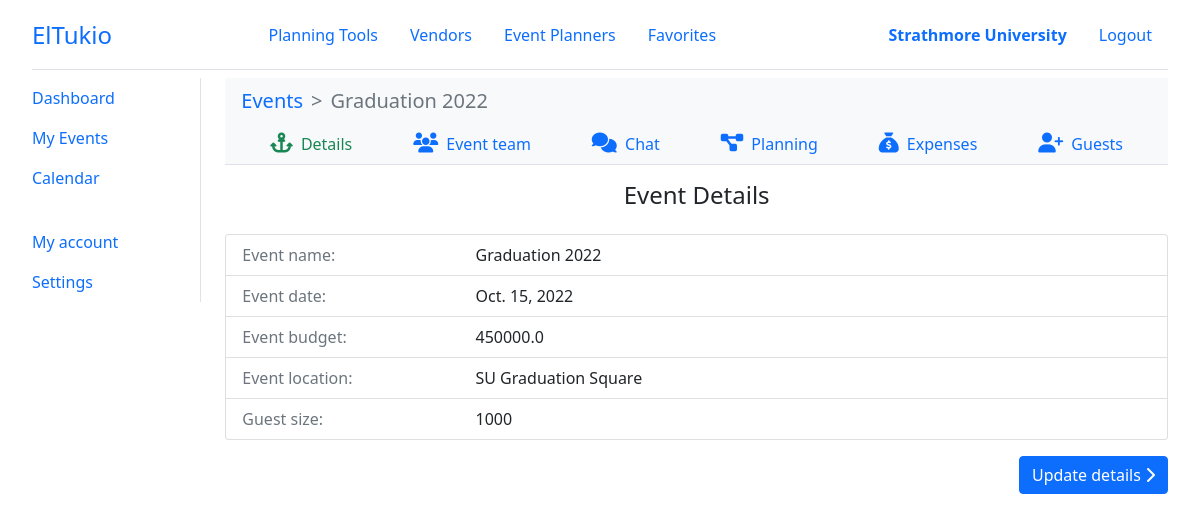
/organizer/events/1/details/ (signed in), run on an earlier commit of the app's database.
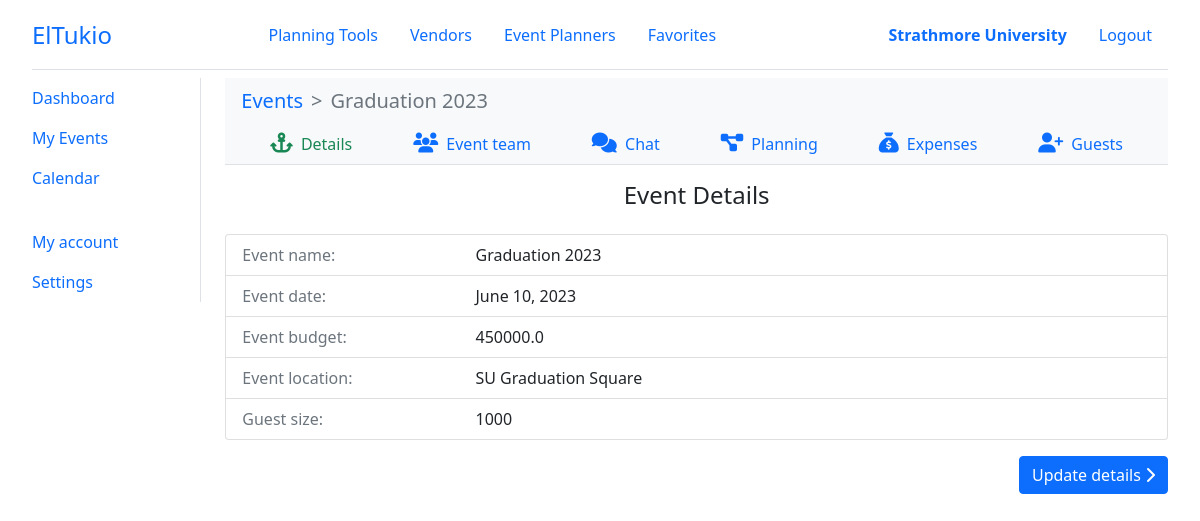
And on a later commit of the database.
### el_tukio/models.py (models this page shows, shortened)
class Event(models.Model):
    organizer = models.ForeignKey(Organizer, on_delete=CASCADE)
    event_name = models.CharField(max_length=100)
    event_date = models.DateField(help_text='When will this event be held?')
    event_budget = models.FloatField(help_text='What  is the budget for this event?')
    event_location = models.CharField(max_length=100, null=True, blank=True)
    guest_size = models.IntegerField(help_text='Expected number of guests at the event?')
    planners = models.ManyToManyField(Planner)
    vendors = models.ManyToManyField(Vendor)

### el_tukio/utils/decorators.py (the view)
    def wrapper_func(request, *args, **kwargs):
        if request.user.is_authenticated and request.user.is_organizer:
            return view_func(request, *args, **kwargs)
        else:
            error_msg = 'Unauthorised action. You must be an event organizer to access this page!'
            return HttpResponse(error_msg)

### el_tukio/models.py (called while the page is built)
    @property
    def is_organizer(self):
        return self.user_type == self.UserType.ORGANIZER

    @property
    def is_planner(self):
        return self.user_type == self.UserType.PLANNER

    @property
    def is_vendor(self):
        return self.user_type == self.UserType.VENDOR

    @property
    def full_name(self):
        return f'{self.first_name} {self.last_name}'

### el_tukio/views/organizer.py (called while the page is built)
@organizer_required
def event_details(request, event_id):
    event = Event.objects.get(pk=event_id)
    context = {
        'event': event,
        'active': 'details'
    }
    return render(request, 'organizer/event-details.html', context)

### templates/organizer/event-details.html
{% extends 'layouts/dashboard.html' %}
{% load widget_tweaks %}
{% block content %}
{% include 'components/nav-event.html' %}
<h4 class="mb-4">Event Details</h4>
<ul class="list-group mb-3">
    <li class="list-group-item text-start">
        <div class="row row-cols-2">
            <div class="col-3"><span class="text-muted">Event name:</span></div>
            <div class="col-9"><span>{{ event.event_name }}</span></div>
        </div>
    </li>
    <li class="list-group-item text-start">
        <div class="row row-cols-2">
            <div class="col-3"><span class="text-muted">Event date:</span></div>
            <div class="col-9"><span>{{ event.event_date }}</span></div>
        </div>
    </li>
    <li class="list-group-item text-start">
        <div class="row row-cols-2">
            <div class="col-3"><span class="text-muted">Event budget:</span></div>
            <div class="col-9"><span>{{ event.event_budget }}</span></div>
        </div>
    </li>
    <li class="list-group-item text-start">
        <div class="row row-cols-2">
            <div class="col-3"><span class="text-muted">Event location:</span></div>
            <div class="col-9"><span>{{ event.event_location }}</span></div>
        </div>
    </li>
    <li class="list-group-item text-start">
        <div class="row row-cols-2">
            <div class="col-3"><span class="text-muted">Guest size:</span></div>
            <div class="col-9"><span>{{ event.guest_size }}</span></div>
        </div>
    </li>
</ul>
<div class="text-end">
    <a href="{% url 'organizer-event-update' event_id=event.id %}" class="btn btn-primary">
        <span class="ms-e">Update details</span>
        <i class="fa-solid fa-chevron-right"></i>
    </a>
</div>
{% endblock content %}

### templates/components/nav-event.html
<nav style="--bs-breadcrumb-divider: '>';" aria-label="breadcrumb" class="bg-light px-3 py-2">
    <ol class="breadcrumb m-0 fs-5">
        <li class="breadcrumb-item"><a href="{% url 'organizer-events' %}">Events</a></li>
        <li class="breadcrumb-item active" aria-current="page">{{ event.event_name }}</li>
    </ol>
</nav>
<nav class="nav-secondary d-flex justify-content-evenly border-bottom bg-light mb-3">
    <a href="{% url 'organizer-event-details' event.id %}"
        class="nav-link {% if active == 'details' %}text-success{% endif %}">
        <i class="fs-5 fa-solid fa-anchor"></i>
        <span class="ms-1">Details</span>
    </a>
    <a href="{% url 'organizer-event-team' event.id %}"
        class="nav-link {% if active == 'team' %}text-success{% endif %}">
        <i class="fs-5 fa-solid fa-users"></i>
        <span class="ms-1">Event team</span>
    </a>
    <a href="#" class="nav-link">
        <i class="fs-5 fa-solid fa-comments"></i>
        <span class="ms-1">Chat</span>
    </a>
    <a href="{% url 'organizer-event-tasks' event.id %}" class="nav-link {% if active == 'plan' %}text-success{% endif %}">
        <i class="fs-5 fa-solid fa-diagram-project"></i>
        <span class="ms-1">Planning</span>
    </a>
    <a href="{% url 'organizer-event-expenses' event.id %}" class="nav-link {% if active == 'expenses' %}text-success{% endif %}">
        <i class="fs-5 fa-solid fa-sack-dollar"></i>
        <span class="ms-1">Expenses</span>
    </a>
    <a href="#" class="nav-link {% if active == 'guests' %}text-success{% endif %}">
        <i class="fs-5 fa-solid fa-user-plus"></i>
        <span class="ms-1">Guests</span>
    </a>
</nav>

What changed in the data, as far as the page shows it:
changed Event "SU Graduation Square": event_name "Graduation 2022" → "Graduation 2023"; event_date "Oct. 15, 2022" → "June 10, 2023"
